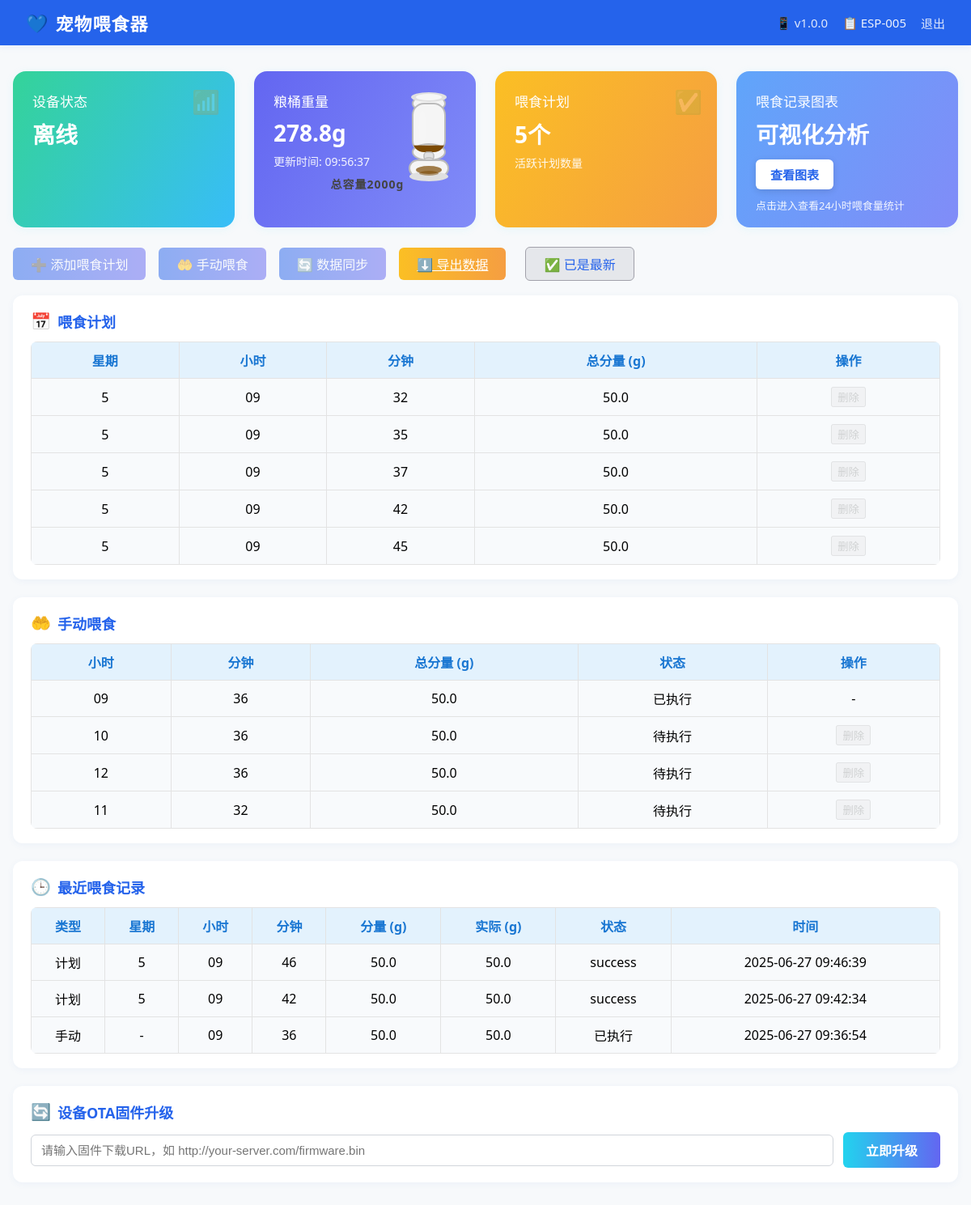
Page /?device_id=ESP-005 (signed in) on the committed database.
### pet_feeder_server.py (models this page shows)
class Device(db.Model):
    __tablename__ = 'devices'
    id = db.Column(db.Integer, primary_key=True)
    device_id = db.Column(db.String(20), unique=True, nullable=False)
    password = db.Column(db.String(100), nullable=False)
    device_type = db.Column(db.String(50), default='pet_feeder')
    firmware_version = db.Column(db.String(20), default='1.0.0')
    protocol_version = db.Column(db.String(10), default='1.0')  # 新增：协议版本
    hardware_version = db.Column(db.String(10), default='1.0')  # 新增：硬件版本
    first_seen = db.Column(db.DateTime, default=datetime.utcnow)
    last_seen = db.Column(db.DateTime, default=datetime.utcnow)
    is_online = db.Column(db.Boolean, default=False)
    heartbeat_count = db.Column(db.Integer, default=0)
    grain_weight = db.Column(db.Float, default=0.0)  # 粮桶重量
    last_grain_update = db.Column(db.DateTime, default=datetime.utcnow)
    boot_count = db.Column(db.Integer, default=0)  # 新增：启动次数
    install_time = db.Column(db.DateTime, default=datetime.utcnow)  # 新增：安装时间

class FeedingPlan(db.Model):
    __tablename__ = 'feeding_plans'
    id = db.Column(db.Integer, primary_key=True)
    device_id = db.Column(db.String(20), db.ForeignKey('devices.device_id'), nullable=False)
    day_of_week = db.Column(db.Integer, nullable=False)  # 1-7 (周一到周日)
    hour = db.Column(db.Integer, nullable=False)  # 0-23
    minute = db.Column(db.Integer, nullable=False)  # 0-59
    feeding_amount = db.Column(db.Float, nullable=False)  # 喂食量(克)
    is_active = db.Column(db.Boolean, default=True)
    created_at = db.Column(db.DateTime, default=datetime.utcnow)
    is_confirmed = db.Column(db.Boolean, default=False)  # 新增：设备确认后为True
    is_pending_delete = db.Column(db.Boolean, default=False)  # 新增：标记为待删除

class FeedingRecord(db.Model):
    __tablename__ = 'feeding_records'
    id = db.Column(db.Integer, primary_key=True)
    device_id = db.Column(db.String(20), db.ForeignKey('devices.device_id'), nullable=False)
    day_of_week = db.Column(db.Integer, nullable=False)
    hour = db.Column(db.Integer, nullable=False)
    minute = db.Column(db.Integer, nullable=False)
    feeding_amount = db.Column(db.Float, nullable=False)
    actual_amount = db.Column(db.Float, nullable=True)  # 实际喂食量
    status = db.Column(db.String(20), default='success')  # success, failed, partial
    created_at = db.Column(db.DateTime, default=datetime.utcnow)

class ManualFeeding(db.Model):
    __tablename__ = 'manual_feedings'
    id = db.Column(db.Integer, primary_key=True)
    device_id = db.Column(db.String(20), db.ForeignKey('devices.device_id'), nullable=False)
    hour = db.Column(db.Integer, nullable=False)
    minute = db.Column(db.Integer, nullable=False)
    feeding_amount = db.Column(db.Float, nullable=False)
    is_confirmed = db.Column(db.Boolean, default=False)  # 新增：设备确认收到指令
    is_executed = db.Column(db.Boolean, default=False)   # 设备实际执行
    created_at = db.Column(db.DateTime, default=datetime.utcnow)
    executed_at = db.Column(db.DateTime, nullable=True)
    is_pending_delete = db.Column(db.Boolean, default=False)  # 新增：标记为待删除

### pet_feeder_server.py (the view, shortened to what this page needs)
@app.route('/', methods=['GET', 'POST'])
def index():
    if request.method == 'POST':
        if request.headers.get('Host', '').startswith('hub5p.sandai.net'):
            return '', 404
        print("收到POST /，请求头：", dict(request.headers))
        return redirect(url_for('index'))
    if 'admin_user' in session and request.args.get('device_id'):
        device_id = request.args.get('device_id')
        device = Device.query.filter_by(device_id=device_id).first()
        if not device:
            flash('设备不存在', 'error')
            return redirect(url_for('admin_devices'))
    beijing = pytz.timezone('Asia/Shanghai')
    last_seen_local = device.last_seen.replace(tzinfo=pytz.utc).astimezone(beijing) if device.last_seen else None
    last_grain_update_local = device.last_grain_update.replace(tzinfo=pytz.utc).astimezone(beijing) if device.last_grain_update else None
    feeding_plans = FeedingPlan.query.filter_by(device_id=device_id, is_active=True, is_pending_delete=False).all()
    manual_feedings = ManualFeeding.query.filter_by(device_id=device_id, is_executed=False, is_pending_delete=False).all()
    recent_manual_feedings = ManualFeeding.query.filter_by(device_id=device_id, is_pending_delete=False).order_by(ManualFeeding.created_at.desc()).limit(10).all()
    recent_records = FeedingRecord.query.filter_by(device_id=device_id).order_by(FeedingRecord.created_at.desc()).limit(10).all()
    for record in recent_records:
        record.created_at_local = record.created_at.replace(tzinfo=pytz.utc).astimezone(beijing)
    for m in recent_manual_feedings:
        if m.executed_at:
            m.executed_at_local = m.executed_at.replace(tzinfo=pytz.utc).astimezone(beijing)
    merged_plans = {}
    for plan in feeding_plans:
        key = f"{plan.day_of_week}-{plan.hour}-{plan.minute}"
        merged_plans[key] = merged_plans.get(key, 0) + plan.feeding_amount
    merged_manuals = {}
    for m in recent_manual_feedings:
        if m.is_confirmed and not m.is_executed:
            key = f"{m.hour}-{m.minute}-0"  # 0表示待执行
            merged_manuals[key] = merged_manuals.get(key, 0) + m.feeding_amount
        elif m.is_executed:
            key = f"{m.hour}-{m.minute}-1"  # 1表示已执行
            merged_manuals[key] = merged_manuals.get(key, 0) + m.feeding_amount
    return render_template('index.html',
                         device=device,
                         feeding_plans=feeding_plans,
                         manual_feedings=manual_feedings,
                         recent_manual_feedings=recent_manual_feedings,
                         recent_records=recent_records,
                         last_seen_local=last_seen_local,
                         last_grain_update_local=last_grain_update_local,
                         merged_plans=merged_plans,
                         merged_manuals=merged_manuals)

### templates/index.html (shortened to what this page needs)
<!DOCTYPE html>
<html lang="zh-CN">
<head>
</head>
<body>
    <div class="navbar">
        <div class="logo">宠物喂食器</div>
        <div class="nav-right">
            <div class="version-info" onclick="showVersionInfo()" style="cursor: pointer; color: #fff; font-size: 15px; opacity: 0.85; display: flex; align-items: center; gap: 6px;">
                <span>📱 v{{ device.firmware_version }}</span>
            </div>
            <span class="device-id">📋 {{ device.device_id }}</span>
            <a href="/logout" class="logout">退出</a>
        </div>
    </div>
    <div class="main-container">
        <div class="status-cards">
            <div class="status-card status-online">
                <div class="card-title">设备状态</div>
                <div class="card-value">{{ '在线' if device.is_online else '离线' }}</div>
                <div class="card-icon">📶</div>
            </div>
            <div class="status-card status-weight">
                <div class="card-title">粮桶重量</div>
                <div class="card-value">{{ device.grain_weight }}g</div>
                <div class="card-desc">更新时间: {{ last_grain_update_local.strftime('%H:%M:%S') if last_grain_update_local else '-' }}</div>
                <div style="position:absolute;top:18px;right:18px;display:flex;flex-direction:column;align-items:center;">
                    {% set percent = (device.grain_weight / 2000.0) if device.grain_weight < 2000 else 1.0 %}
                    <svg width="80" height="120" viewBox="0 0 80 120">
                        <defs>
                            <clipPath id="siloFillClip">
                                <rect x="20" y="22" width="40" height="60" rx="14"/>
                            </clipPath>
                        </defs>
                        <ellipse cx="40" cy="22" rx="20" ry="10" fill="#f5f5f5" stroke="#bbb" stroke-width="2"/>
                        <rect x="20" y="22" width="40" height="60" rx="14" fill="#f5f5f5" stroke="#bbb" stroke-width="2"/>
                        <ellipse cx="40" cy="82" rx="20" ry="10" fill="#f5f5f5" stroke="#bbb" stroke-width="2"/>
                        {% set fill_h = 60 * percent %}
                        <rect x="20" y="{{ 22+60-fill_h }}" width="40" height="{{ fill_h }}" fill="#7c4a03" clip-path="url(#siloFillClip)"/>
                        <ellipse cx="32" cy="52" rx="5" ry="22" fill="#fff" fill-opacity="0.10"/>
                        <ellipse cx="40" cy="14" rx="22" ry="6" fill="#e0e0e0"/>
                        <ellipse cx="40" cy="14" rx="16" ry="4" fill="#fff" fill-opacity="0.7"/>
                        <rect x="34" y="82" width="12" height="10" rx="4" fill="#e0e0e0" stroke="#bbb" stroke-width="1.5"/>
                        <ellipse cx="40" cy="92" rx="6" ry="3" fill="#e0e0e0" stroke="#bbb" stroke-width="1.5"/>
                        <rect x="16" y="92" width="48" height="20" rx="10" fill="#f5f5f5" stroke="#bbb" stroke-width="2"/>
                        <ellipse cx="40" cy="112" rx="24" ry="6" fill="#e0e0e0"/>
                        <ellipse cx="40" cy="104" rx="16" ry="5" fill="#7c4a03" fill-opacity="0.7"/>
                        <ellipse cx="40" cy="108" rx="12" ry="3" fill="#7c4a03" fill-opacity="0.5"/>
                    </svg>
                </div>
                <div style="width:100%;text-align:center;font-size:14px;font-weight:bold;color:#444;margin-top:8px;letter-spacing:1px;">总容量2000g</div>
            </div>
            <div class="status-card status-plan" style="position:relative;">
                <div class="card-title">喂食计划</div>
                <div class="card-value">{{ feeding_plans|length }}个</div>
                <div class="card-desc">活跃计划数量</div>
                <div class="card-icon">✅</div>
            </div>
            <div class="status-card status-chart" style="background:linear-gradient(120deg,#60a5fa 0%,#818cf8 100%);color:#fff;">
                <div class="card-title">喂食记录图表</div>
                <div class="card-value" style="margin-bottom:12px;">可视化分析</div>
                <button onclick="window.location.href='/feeding_chart'" style="padding:8px 18px;font-size:15px;border-radius:6px;background:#fff;color:#2563eb;border:none;cursor:pointer;font-weight:600;box-shadow:0 2px 8px #0002;">查看图表</button>
                <div class="card-desc" style="margin-top:10px;font-size:13px;opacity:0.92;">点击进入查看24小时喂食量统计</div>
            </div>
        </div>
        <div class="actions-bar">
            <button onclick="showPlanModal()" id="addPlanBtn" {% if not device.is_online %}disabled style="opacity:0.5;cursor:not-allowed;"{% endif %}>➕ 添加喂食计划</button>
            <button onclick="showManualFeedModal()" id="manualFeedBtn" {% if not device.is_online %}disabled style="opacity:0.5;cursor:not-allowed;"{% endif %}>🤲 手动喂食</button>
            <button id="syncBtn" {% if not device.is_online %}disabled style="opacity:0.5;cursor:not-allowed;"{% endif %}>🔄 数据同步</button>
            <a class="export-btn" href="/export_feeding_records/{{ device.device_id }}">⬇️ 导出数据</a>
            <button id="updateNoticeBtn" class="update-notice-btn" style="background: #fef3c7; color: #b91c1c; border: 1px solid #f59e0b; margin-left: 8px; display: none;" onclick="showVersionInfo()">
            </button>
        </div>
        <div class="card-section">
            <div class="section-title"><span class="icon">📅</span>喂食计划</div>
            <table>
                <tr><th>星期</th><th>小时</th><th>分钟</th><th>总分量 (g)</th><th>操作</th></tr>
                {% for key, total in merged_plans.items() %}
                {% set parts = key.split('-') %}
                <tr>
                    <td>{{ parts[0] }}</td>
                    <td>{{ '%02d'|format(parts[1]|int) }}</td>
                    <td>{{ '%02d'|format(parts[2]|int) }}</td>
                    <td>{{ total }}</td>
                    <td>
                        <button onclick="deleteMergedPlan('{{ key }}')" {% if not device.is_online %}disabled style="opacity:0.5;cursor:not-allowed;"{% endif %} style="color:#e53935;">删除</button>
                    </td>
                </tr>
                {% else %}
                <tr><td colspan="5">暂无喂食计划</td></tr>
                {% endfor %}
            </table>
        </div>
        <div class="card-section">
            <div class="section-title"><span class="icon">🤲</span>手动喂食</div>
            <table>
                <tr><th>小时</th><th>分钟</th><th>总分量 (g)</th><th>状态</th><th>操作</th></tr>
                {% for key, total in merged_manuals.items() %}
                {% set parts = key.split('-') %}
                <tr>
                    <td>{{ '%02d'|format(parts[0]|int) }}</td>
                    <td>{{ '%02d'|format(parts[1]|int) }}</td>
                    <td>{{ total }}</td>
                    <td>
                        {% if parts[2] == '1' %}
                            已执行
                        {% else %}
                            待执行
                        {% endif %}
                    </td>
                    <td>
                        {% if parts[2] == '0' %}
                        <button onclick="deleteMergedManual('{{ key }}')" {% if not device.is_online %}disabled style="opacity:0.5;cursor:not-allowed;"{% endif %} style="color:#e53935;">删除</button>
                        {% else %}
                        -
                        {% endif %}
                    </td>
                </tr>
                {% endfor %}
            </table>
        </div>
        <div class="card-section">
            <div class="section-title"><span class="icon">🕒</span>最近喂食记录</div>
            <table>
                <tr><th>类型</th><th>星期</th><th>小时</th><th>分钟</th><th>分量 (g)</th><th>实际 (g)</th><th>状态</th><th>时间</th></tr>
                {% for record in recent_records %}
                <tr>
                    <td>计划</td>
                    <td>{{ record.day_of_week }}</td>
                    <td>{{ '%02d'|format(record.hour) }}</td>
                    <td>{{ '%02d'|format(record.minute) }}</td>
                    <td>{{ record.feeding_amount }}</td>
                    <td>{{ record.actual_amount }}</td>
                    <td>{{ record.status }}</td>
                    <td>{{ record.created_at_local.strftime('%Y-%m-%d %H:%M:%S') }}</td>
                </tr>
                {% endfor %}
                {% for m in recent_manual_feedings %}
                {% if m.is_executed %}
                <tr>
                    <td>手动</td>
                    <td>-</td>
                    <td>{{ '%02d'|format(m.hour) }}</td>
                    <td>{{ '%02d'|format(m.minute) }}</td>
                    <td>{{ m.feeding_amount }}</td>
                    <td>{{ m.feeding_amount }}</td>
                    <td>已执行</td>
                    <td>{{ m.executed_at_local.strftime('%Y-%m-%d %H:%M:%S') if m.executed_at_local else '-' }}</td>
                </tr>
                {% endif %}
                {% endfor %}
            </table>
        </div>
        <div class="card-section" style="margin-bottom: 28px;">
            <div class="section-title"><span class="icon">🔄</span> 设备OTA固件升级</div>
            <form id="ota-form" style="display: flex; gap: 12px; align-items: center; flex-wrap: wrap;">
                <input type="url" id="ota-url" name="ota_url" placeholder="请输入固件下载URL，如 http://your-server.com/firmware.bin" style="flex:1; min-width:220px; padding:10px 12px; border-radius:6px; border:1px solid #d1d5db; font-size:15px;" required>
                <button type="submit" style="padding:10px 28px; border:none; border-radius:6px; background:linear-gradient(90deg,#22d3ee 0%,#6366f1 100%); color:#fff; font-size:16px; font-weight:600; cursor:pointer; transition:background 0.2s;">立即升级</button>
            </form>
        </div>
    </div>
</body>
</html>

### rows in the picture
Device: firmware_version "1.0.0", device_id "ESP-005", is_online "离线", grain_weight "278.8"
FeedingPlan: day_of_week "5", parts "09", minute "32", feeding_amount "50.0"
FeedingPlan: day_of_week "5", parts "09", minute "35", feeding_amount "50.0"
FeedingPlan: day_of_week "5", parts "09", minute "37", feeding_amount "50.0"
FeedingPlan: day_of_week "5", parts "09", minute "45", feeding_amount "50.0"
FeedingRecord: day_of_week "5", hour "09", minute "46", feeding_amount "50.0", actual_amount "50.0", status "success", created_at_local "2025-06-27 09:46:39"
FeedingRecord: day_of_week "5", hour "09", minute "42", feeding_amount "50.0", actual_amount "50.0", status "success", created_at_local "2025-06-27 09:42:34"
ManualFeeding: hour "09", minute "36", feeding_amount "50.0", executed_at_local "2025-06-27 09:36:54"

### other values in the picture
{{ feeding_plans|length }} "5"
{{ parts[0] }} "5"
{{ '%02d'|format(parts[1]|int) }} "09"
{{ '%02d'|format(parts[2]|int) }} "42"
{{ total }} "50.0"
{{ '%02d'|format(parts[0]|int) }} "09" "10" "12" "11"
{{ '%02d'|format(parts[1]|int) }} "36" "36" "36" "32"
{{ total }} "50.0" "50.0" "50.0" "50.0"
